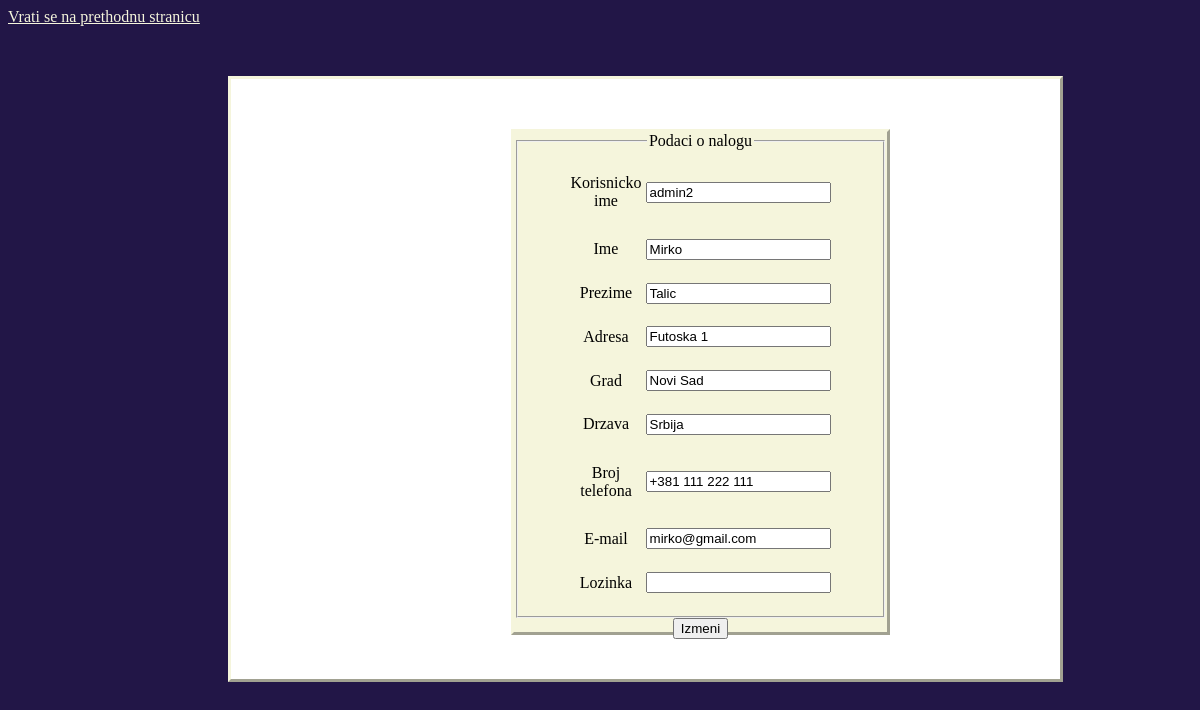
The app's page /editProfile (signed in) with its own data.
### database_models.py (models this page shows, shortened)
class User(db.Model, User.User):  # if some error occur check User Mixin class
    id = db.Column(db.Integer, primary_key=True)
    username = db.Column(db.String(20), unique=True, nullable=False)
    first_name = db.Column(db.String(20), nullable=False)
    last_name = db.Column(db.String(20), nullable=False)
    address = db.Column(db.String(35), nullable=False)
    town = db.Column(db.String(20), nullable=False)
    country = db.Column(db.String(20), nullable=False)
    phone_number = db.Column(db.Integer, nullable=False)
    email = db.Column(db.String(20), unique=True, nullable=False)
    cardNumber = db.Column(db.String(18))
    onlineCardNumber = db.Column(db.String(18))
    verified = db.Column(db.Boolean, nullable=False)
    password = db.Column(db.String(255), nullable=False)
    payments_cards = db.relationship('PaymentCard', backref='owner', lazy=True)

### auth.py (the view)
@auth.route('/editProfile', methods=['GET', 'POST'])
@login_required
def update_profile():
    form = UpdateAccountForm()
    if form.validate_on_submit():
        update_user_data(form, current_user)
        return redirect(url_for('views.dashboard'))
    elif request.method == 'GET':
        print(current_user)
        form.username.data = current_user.username
        form.first_name.data = current_user.first_name
        form.last_name.data = current_user.last_name
        form.address.data = current_user.address
        form.town.data = current_user.town
        form.country.data = current_user.country
        form.phone_number.data = current_user.phone_number
        form.email.data = current_user.email
        form.password.data = current_user.password
    return render_template('editProfile.html', form=form)

### forms.py (shortened to what this page needs)
class UpdateAccountForm(FlaskForm):
    first_name = StringField('Ime', validators=[DataRequired(), Length(min=2, max=20)])
    last_name = StringField('Prezime', validators=[DataRequired(), Length(min=2, max=20)])
    address = StringField('Addresa', validators=[DataRequired(), Length(min=2, max=35)])
    town = StringField('Grad', validators=[DataRequired(), Length(min=2, max=20)])
    country = StringField('Drzava', validators=[DataRequired(), Length(min=2, max=20)])
    phone_number = StringField('Broj telefona', validators=[DataRequired()])
    password = PasswordField(validators=[DataRequired(), Length( min=5, max=255)])
    username = StringField('Korisniko ime', validators=[DataRequired(), Length(min=2, max=20)])
    email = StringField('E-mail', validators=[DataRequired(), Email()])
    submit = SubmitField('Izmeni')

### Models/User.py (called while the page is built)
    @property
    def is_active(self):
        return True

    @property
    def is_authenticated(self):
        return self.is_active

### auth.py (called while the page is built)
@login_manager.user_loader  # reload user obj from the user id stored in the session
def load_user(user_id):
    return User.query.get(user_id)

### templates/editProfile.html (shortened to what this page needs)
<!DOCTYPE html>
<html lang="en">
<head>
</head>
<body>
    <a href="{{url_for('auth.back')}}">Vrati se na prethodnu stranicu <a/>
   <div class="myDiv">
        <form method="POST" action="" enctype="multipart/form-data">
            <div class="tabela">
                <fieldset class="form-group">
                <legend class="border-bottom mb-4">Podaci o nalogu</legend>
                    <table>
                        <tr><td><label>Korisnicko ime</label></td><td> {{ form.username }}</td></tr>
                        <tr><td><label>Ime</label></td><td> {{ form.first_name}}</td></tr>
                        <tr><td><label>Prezime</label></td><td> {{ form.last_name}}</td></tr>
                        <tr><td><label>Adresa</label></td><td> {{ form.address}}</td></tr>
                        <tr><td><label>Grad</label></td><td> {{ form.town}}</td></tr>
                        <tr><td><label>Drzava</label></td><td> {{ form.country}}</td></tr>
                        <tr><td><label>Broj telefona</label></td><td> {{ form.phone_number}}</td></tr>
                        <tr><td><label>E-mail</label></td><td> {{ form.email}}</td></tr>
                        <tr><td><label>Lozinka</label></td><td> {{ form.password}}</td></tr>
                    </table>
                </fieldset>
                 <div class="form-group" >
                    {{ form.submit }}
                </div>
            </div>
        </form>
</body>
</html>

### templates/editProfile.html (style rules this page uses)
body { background: #221647; }
.myDiv { height: 600px; width: 70%; border: 3px outset beige ; background-color: white; text-align: center; position: relative; top: 50px; left: 220px; }
.tabela { height: 500px; width: 45%; border: 3px outset beige ; background-color: beige; text-align: center; position: relative; top: 50px; left: 280px; }
table { width:45%; height: 450px; text-align:center; margin-left:auto; margin-right:auto; }
a:link, a:visited { color: beige; text-decoration: underline; cursor: pointer; }

### records on screen
User: username "admin2", first_name "Mirko", last_name "Talic", address "Futoska 1", town "Novi Sad", country "Srbija", phone_number "+381 111 222 111", email "mirko@gmail.com"
